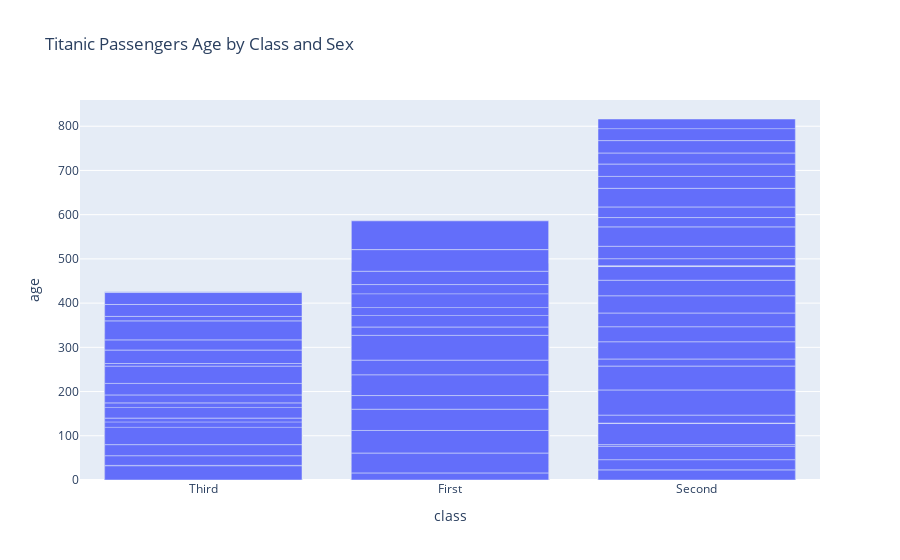

Notebook code cell kept with this figure:
### Code cell
fig = px.bar(titanic, x='class' , y='age' , title='Titanic Passengers Age by Class and Sex')
fig.show()

### Figure 1 — Plotly figure (JSON) as saved in the notebook; plotly's stock layout.template omitted (floating-point values rounded to 4 significant figures; data arrays with more than 128 entries replaced by an {"elided": "..."} marker saying what was removed)
{"data": [{"hovertemplate": "class=%{x}<br>age=%{y}<extra></extra>", "legendgroup": "", "marker": {"color": "#636efa", "pattern": {"shape": ""}}, "name": "", "orientation": "v", "showlegend": false, "textposition": "auto", "type": "bar", "x": {"elided": "891 str values"}, "xaxis": "x", "y": {"elided": "891 float values"}, "yaxis": "y"}], "layout": {"barmode": "relative", "legend": {"tracegroupgap": 0}, "title": {"text": "Titanic Passengers Age by Class and Sex"}, "xaxis": {"anchor": "y", "domain": [0, 1], "title": {"text": "class"}}, "yaxis": {"anchor": "x", "domain": [0, 1], "title": {"text": "age"}}}}
